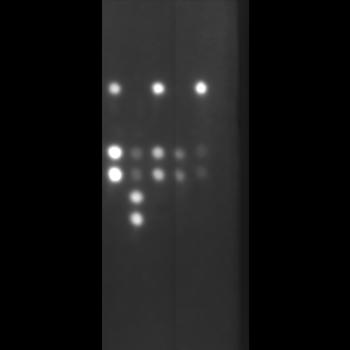

The script that saved this image:
import numpy as np
from PIL import Image
import cv2 as cv

img = Image.open("2-1.jpeg")
# 获取尺寸
width, height = img.size
print(height)
# 创建画布
background = Image.new('L', (height, height))

length = int((5488-2300)/2)

background.paste(img, (length, 1))

# 保存图像

background.save("1.jpeg")

img_or = cv.imread("1.jpeg")

img = background.resize((350,350), Image.ANTIALIAS)

img.save("2.jpeg")

